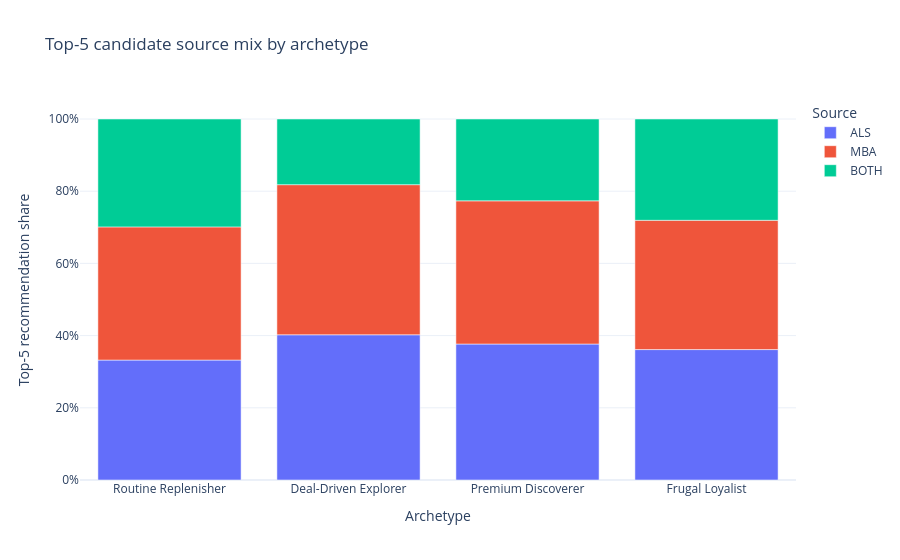

The cell this chart's notebook holds for it:
### Code cell
source_long = utility_profile.melt(
    id_vars='archetype',
    value_vars=['source_pct_als', 'source_pct_mba', 'source_pct_both'],
    var_name='source',
    value_name='share',
)
source_long['source'] = source_long['source'].str.replace('source_pct_', '', regex=False).str.upper()
fig_source = px.bar(
    source_long,
    x='archetype',
    y='share',
    color='source',
    category_orders={'archetype': ARCHETYPE_ORDER},
    labels={'share': 'Top-5 recommendation share', 'archetype': 'Archetype', 'source': 'Source'},
    title='Top-5 candidate source mix by archetype',
)
fig_source.update_layout(template='plotly_white', yaxis_tickformat='.0%')
fig_source.show()

### Figure 1 — Plotly figure (JSON) as saved in the notebook; plotly's stock layout.template omitted (floating-point values rounded to 4 significant figures)
{"data": [{"hovertemplate": "Source=ALS<br>Archetype=%{x}<br>Top-5 recommendation share=%{y}<extra></extra>", "legendgroup": "ALS", "marker": {"color": "#636efa", "pattern": {"shape": ""}}, "name": "ALS", "orientation": "v", "showlegend": true, "textposition": "auto", "type": "bar", "x": ["Routine Replenisher", "Deal-Driven Explorer", "Premium Discoverer", "Frugal Loyalist"], "xaxis": "x", "y": [0.3322, 0.4023, 0.3767, 0.3613], "yaxis": "y"}, {"hovertemplate": "Source=MBA<br>Archetype=%{x}<br>Top-5 recommendation share=%{y}<extra></extra>", "legendgroup": "MBA", "marker": {"color": "#EF553B", "pattern": {"shape": ""}}, "name": "MBA", "orientation": "v", "showlegend": true, "textposition": "auto", "type": "bar", "x": ["Routine Replenisher", "Deal-Driven Explorer", "Premium Discoverer", "Frugal Loyalist"], "xaxis": "x", "y": [0.3689, 0.4158, 0.3967, 0.3581], "yaxis": "y"}, {"hovertemplate": "Source=BOTH<br>Archetype=%{x}<br>Top-5 recommendation share=%{y}<extra></extra>", "legendgroup": "BOTH", "marker": {"color": "#00cc96", "pattern": {"shape": ""}}, "name": "BOTH", "orientation": "v", "showlegend": true, "textposition": "auto", "type": "bar", "x": ["Routine Replenisher", "Deal-Driven Explorer", "Premium Discoverer", "Frugal Loyalist"], "xaxis": "x", "y": [0.2989, 0.1819, 0.2267, 0.2806], "yaxis": "y"}], "layout": {"barmode": "relative", "legend": {"title": {"text": "Source"}, "tracegroupgap": 0}, "title": {"text": "Top-5 candidate source mix by archetype"}, "xaxis": {"anchor": "y", "categoryarray": ["Routine Replenisher", "Deal-Driven Explorer", "Premium Discoverer", "Frugal Loyalist"], "categoryorder": "array", "domain": [0.0, 1.0], "title": {"text": "Archetype"}}, "yaxis": {"anchor": "x", "domain": [0.0, 1.0], "tickformat": ".0%", "title": {"text": "Top-5 recommendation share"}}}}
